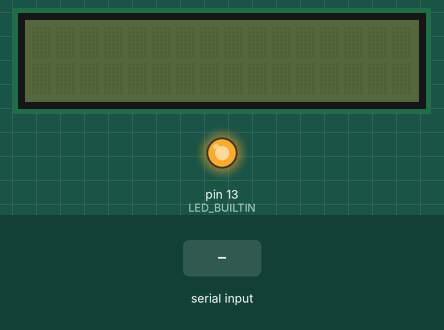
This sketch was run on a simulated Arduino Uno, built with avr-gcc and run on an emulated ATmega328P. Parts: 16×2 character LCD, output pins drawn as LEDs (lit = HIGH). Inputs (shaded band) come from the test bench. What the sketch prints to the serial monitor is not drawn.

Above: at 1.2 s.
1.3 s: "1\n" received over Serial
At 1.72 s:
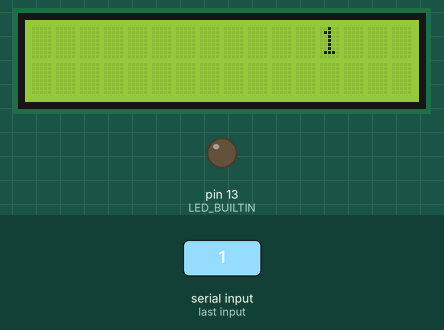
3.6 s: "0\n" received over Serial
At 4.02 s:
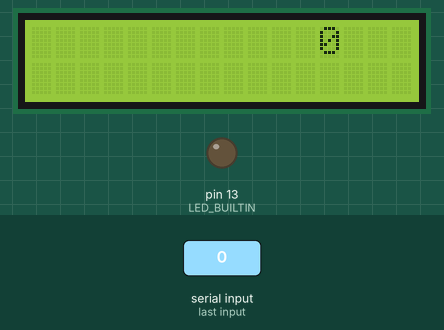
5.6 s: "2\n" received over Serial
At 6.02 s:
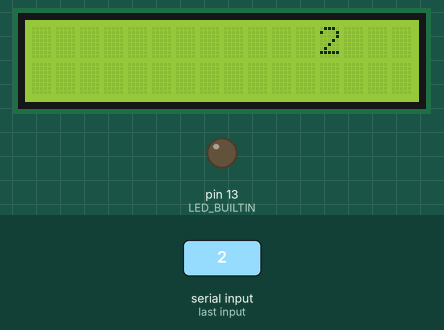
Timing chart, 0 to 8.7 s (numbered marks = the images above; inputs shaded):
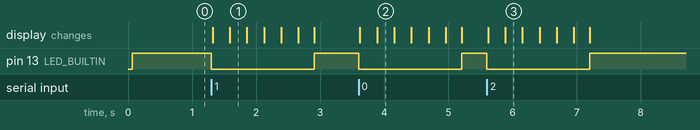

The sketch:

ScrollLongTextOverSerial.ino
```cpp
#include <Wire.h>
#include <LiquidCrystal_I2C.h>

//String message[9];
String buffer = "                ";

LiquidCrystal_I2C lcd(0x27,16,2);  // set the LCD address to 0x27 for a 16 chars and 2 line display

int i = 0;
int strLength;
unsigned long previousMillis = 0;
const long interval = 250;
int messagecount;

void setup()
{
  Serial.begin(115200);
  pinMode(LED_BUILTIN, OUTPUT);
  lcd.init();                      // initialize the lcd
  // Print a message to the LCD.
  lcd.home();
}


void loop()
{
  digitalWrite(LED_BUILTIN, HIGH);
  unsigned long currentMillis = millis();

  if (currentMillis - previousMillis >= interval) {
    previousMillis = currentMillis;
//    strLength = buffer.length();
//    lcd.clear();
//    String toshow = buffer.substring(i,i+16);
//    lcd.print(toshow);
//    i += 4;
//    if (i>(strLength-16))
//    {
//      i = 0;
//      messagecount += 1;
//    }
  }
  if (Serial.available() > 0) {
    digitalWrite(LED_BUILTIN, LOW);
    // read the incoming byte:
    char incomingChar = Serial.read();

    // say what you got:
    if (incomingChar != '\n')
    {
      //Serial.print(incomingChar);
      buffer+=incomingChar;
      Serial.println("Adding to buffer...");
    }
    else
    {
      Serial.println("Received message!");
      //Serial.print('\n');
      buffer+="                ";
      //message[0]=buffer;
      strLength = buffer.length();
      Serial.println(buffer+" "+strLength);
      lcd.backlight();
      while (i<(strLength-12))
      {
        lcd.clear();
        String toshow = buffer.substring(i,i+16);
        Serial.println(toshow);
        lcd.print(toshow);
        i += 4;
        delay(250);
      }
      lcd.noBacklight();
      i=0;
      buffer="                "; //clear buffer
    }
  }
}
```

Measured:
- after the input at 1.3 s, pin 13 (LED_BUILTIN): HIGH → LOW at once, → HIGH 1.6 s later; the display: first changes at once (image 1 shows a later state)
- after the input at 3.6 s, pin 13 (LED_BUILTIN): HIGH → LOW at once, → HIGH 1.6 s later; the display: first changes at once (image 2 shows a later state)
- after the input at 5.6 s, pin 13 (LED_BUILTIN): HIGH → LOW at once, → HIGH 1.6 s later; the display: first changes at once (image 3 shows a later state)
